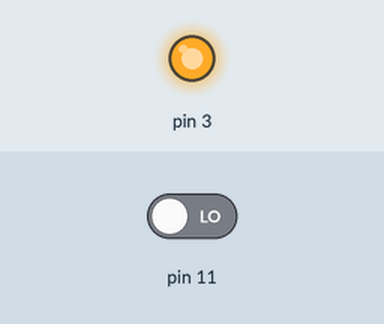
The sketch below on a simulated Arduino Uno, built with avr-gcc and run on an emulated ATmega328P. Shown: output pins drawn as LEDs (lit = HIGH). Dashed ring = blinking. Inputs (shaded band) come from the test bench; at power-on: pin 11 LOW.

Above: at 1.2 s.
1.3 s: pin 11 driven HIGH
At 2.54 s:
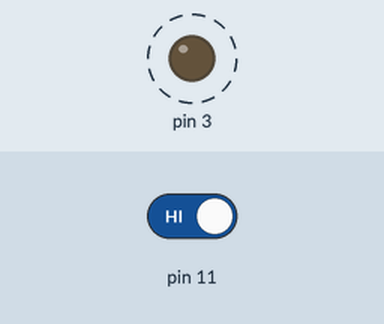
4.3 s: pin 11 driven LOW
At 5.6 s:
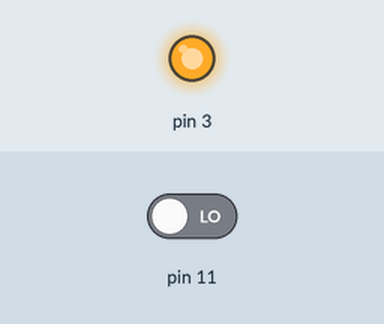
Timing chart, 0 to 7.3 s (numbered marks = the images above; inputs shaded):
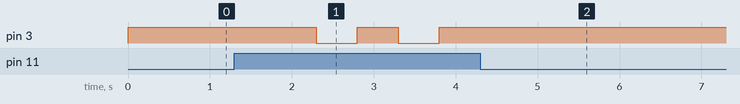

The sketch:

bai1.ino
```cpp
  int mode=0;
  bool led_stt=1;
  unsigned long t_pre=-1;
  int led=3;
void setup() {
  pinMode(11,INPUT);
  pinMode(3,OUTPUT);
  digitalWrite(3,HIGH);
}
void loop() {

  // put your main code here, to run repeatedly:
  int button=digitalRead(11);
  if(button==1){
    if(mode!=1){
  mode=1;
  t_pre=millis();
  led_stt=1;
    }
  }
  else{
  mode=0;
  }
  switch(mode){
    case 0:
    digitalWrite(3,1);
    break;
    default:
    if(millis()-t_pre>=500){
      digitalWrite(3,led_stt);
      led_stt=!led_stt;
      t_pre=millis();
    }
  }
}
```

Measured:
- after the input at 1.3 s, pin 3: alternates HIGH for 0.50 s and LOW for 0.50 s, starting after 1.0 s
- after the input at 4.3 s, pin 3: stops changing and stays HIGH
